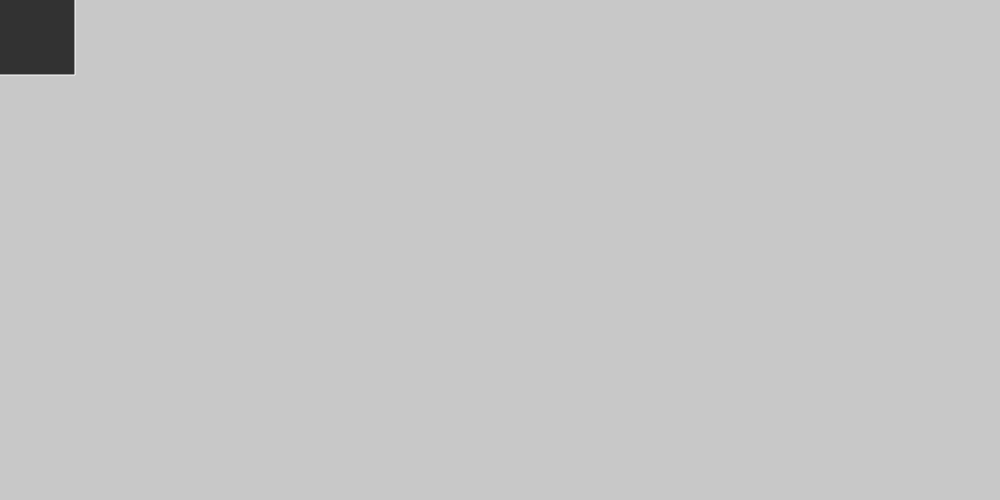
Frame 1 (no input)
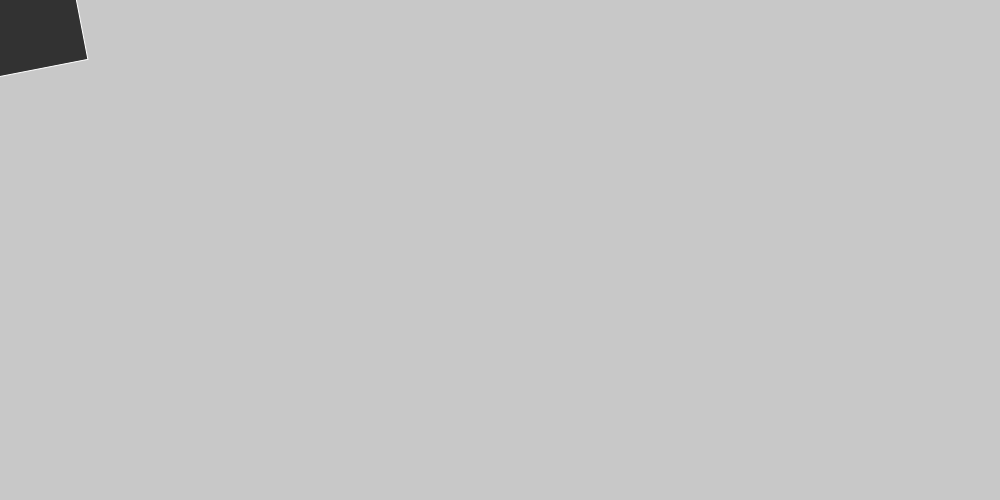
Frame 60 (no input)
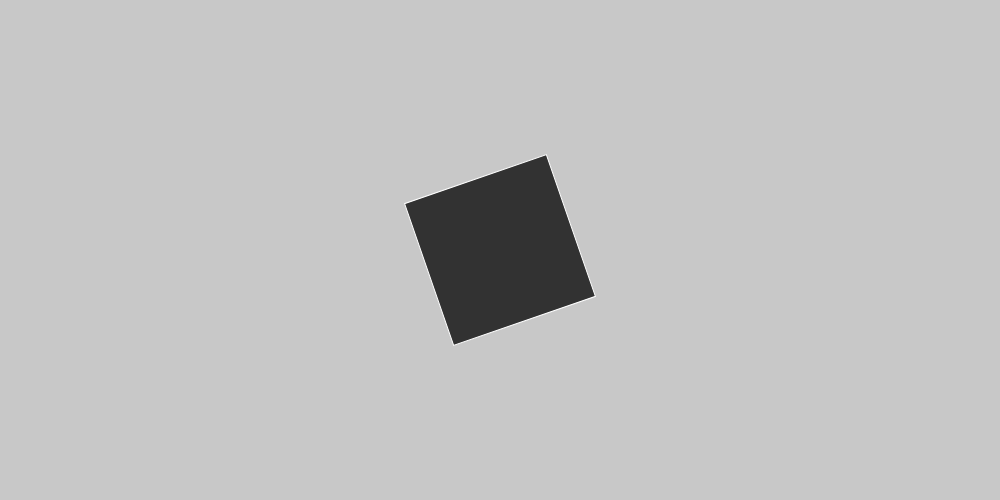
Frame 120 (the mouse pressed at the canvas centre since frame 60)

The p5.js sketch that drew these frames (run headless with seeded random() and noise() and a simulated clock; from frame 60 on, the mouse is pressed at the canvas centre):

// p5.js sketch
// ── sketch.js
var rads;

function setup() {
	createCanvas(1000, 500);
	rads = 0;
}

function draw() {
	background(200);

	fill(50);
	stroke(255);

	push();
	translate(mouseX, mouseY);
	rectMode(CENTER);
	rotate(rads);
	rect(0, 0, 150, 150);
	pop();

	rads += 0.05;

}
